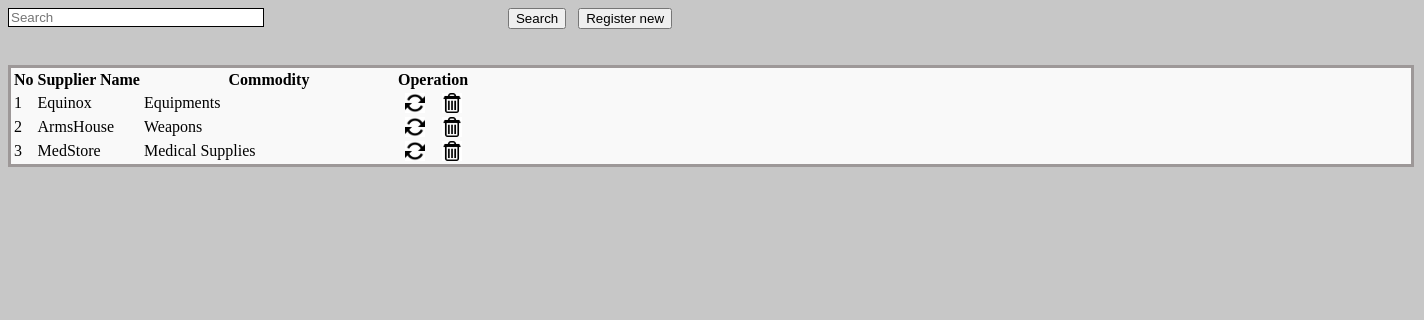
The page /View_Suppliers.php on the database its author committed.
### tables this page shows
CREATE TABLE `sup_tbl` (
  `sup_id` int(10) UNSIGNED NOT NULL,
  `sup_name` varchar(50) NOT NULL,
  `note` varchar(100) NOT NULL
);

### View_Suppliers.php (the view, shortened to what this page needs)
<!DOCTYPE html PUBLIC "-//W3C//DTD XHTML 1.0 Transitional//EN" "http://www.w3.org/TR/xhtml1/DTD/xhtml1-transitional.dtd">
<html xmlns="http://www.w3.org/1999/xhtml">
<head>
<link rel="stylesheet" type="text/css" href="css/style_view.css" />
</head>
<body>
<div class="btn_pos">
        <form method="post">
            <input type="text" name="searchtxt" class="input_box_pos form-control" placeholder="Search" />
            <div class="btn_pos_search">
            <input type="submit" class="btn btn-primary btn-large" name="btnsearch" value="Search"/>&nbsp;&nbsp;
            <a href="?tag=supplier_entry"><input type="button" class="btn btn-large btn-primary" value="Register new" name="butAdd"/></a>
            </div>
        </form>
    </div><br><br>
<div class="table_margin">
<table class="table table-bordered">
        <thead>
            <tr>
            <th style="text-align: center;">No</th>
            <th style="text-align: center;">Supplier Name</th>
            <th style="text-align: center;" width="250px">Commodity</th>
            <th style="text-align: center;" colspan="2">Operation</th>
      	    </tr>
        </thead>
         <?php
		 $key="";
	if($key !="")
		$sql_sel=mysqli_query($dbhandle, "SELECT * FROM sup_tbl WHERE sup_name  like '%$key%' or note like '%$key%' ");
	else
    		$sql_sel=mysqli_query($dbhandle, "SELECT * FROM sup_tbl");
			$i=0;
    while($row=mysqli_fetch_array($sql_sel)){
    $i++;
    	?>
        <tr>
            <td><?php echo $i;?></td>
            <td><?php echo $row['sup_name'];?></td>
            <td><?php echo $row['note'];?></td>
            <td align="center"><a href="?tag=supplier_entry&opr=upd&rs_id=<?php echo $row['sup_id'];?>" title="Upate"><img style="-webkit-box-shadow: 0px 0px 0px 0px rgba(50, 50, 50, 0.75);-moz-box-shadow:    0px 0px 0px 0px rgba(50, 50, 50, 0.75);box-shadow:         0px 0px 0px 0px rgba(50, 50, 50, 0.75);" src="picture/update.png" height="20" alt="Update" /></a></td>
            <td align="center"><a href="?tag=view_suppliers&opr=del&rs_id=<?php echo $row['sup_id'];?>" title="Delete"><img style="-webkit-box-shadow: 0px 0px 0px 0px rgba(50, 50, 50, 0.75);-moz-box-shadow:    0px 0px 0px 0px rgba(50, 50, 50, 0.75);box-shadow:         0px 0px 0px 0px rgba(50, 50, 50, 0.75);" src="picture/delete.jpg" height="20" alt="Delete" /></a></td>
        </tr>
    <?php
    }
    ?>
   	</table>
</div>
</body>
</html>

### css/style_view.css (style rules this page uses)
body { background-color: #c7c7c7; }
.table_margin { background-color: #f9f9f9; }
.table_margin { width: 1400px; border: 3px solid #9d9898; }
.btn_pos { text-align: center; }
.input_box_pos { width: 250px; border: 1px solid black; float: left; }
.btn_pos { margin-right: 500px; }

### rows shown on the page
sup_tbl: sup_name "Equinox", note "Equipments"
sup_tbl: sup_name "ArmsHouse", note "Weapons"
sup_tbl: sup_name "MedStore", note "Medical Supplies"
